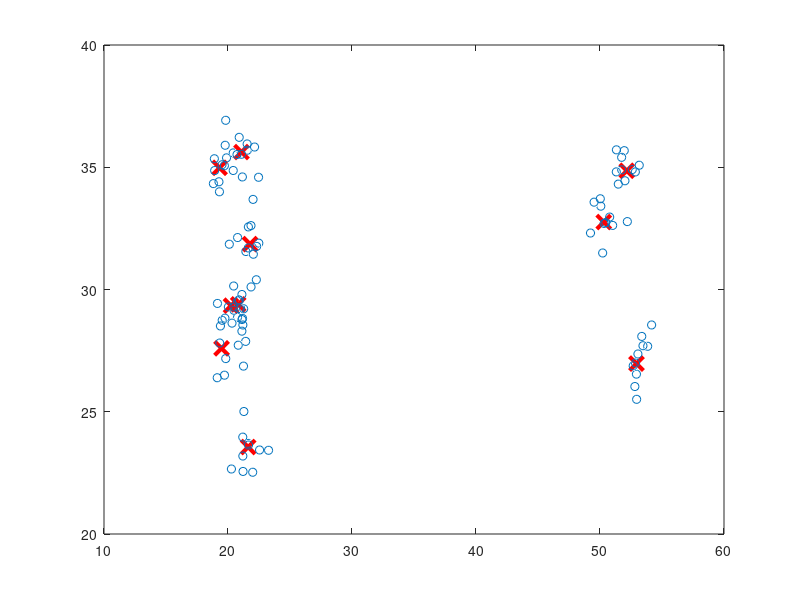

Reproduce this figure in MATLAB. (Note: this script raises an error after producing the figure.)
% function ped_info = generatePedInfo_rv()
    ped_info = zeros(7, 100);

    x = [21.08772,19.31870,21.77925,20.81878,20.24228,19.48133,21.62899,52.15906,50.29829,52.94230];
    y = [35.62218,34.97598,31.85545,29.39045,29.34047,27.59524,23.55668,34.85670,32.75895,26.96788];
    z = [0,0,0,0,0,0,0,0,0,0];
    velocity = [1.5, 1.4, 1.6, 1.3, 1.3, 1.5, 1.5, 1.5, 1.4, 1.5];
    acceleration = [0.1,0,-0.1,0.1,0.1,0,0,0.1,0,0];
    heading = [270.30,90.23,89.97,269.19,269.53,269.20,268.95,89.43,270.24,257.81];
    %senderID = [1,2,3,4,5,6,7,8,9,10];
    plot(x(1,:),y(1,:),'rx',...
         'MarkerSize',10,'LineWidth',3);
    hold on;

    for i=1:10 %each vehicle
        for j=1:10 %each vehicle detect pedestrians
            x_rv = random('norm', x(1,j), 0.7);
            y_rv = random('norm', y(1,j), 0.7);
            z_rv = random('norm', z(1,j), 0.5);
            velocity_rv = random('norm', velocity(1,j), 0.5);
            acceleration_rv = random('norm', acceleration(1,j), 0.5);
            heading_rv = random('norm', heading(1,j), 0.5);
            %You can generate a vector or matrix of random numbers from a variety of distributions
            %using the "random" function. Different distributions take different parameters in the call,
            %but the x = random('norm', mu, std); call it has a mean of mu and standard deviation of std.
            %So, x = random('norm', 0, 2.5) gives a random number from a population with a mean of zero
            %and std of 2.5. Additional parameters determine the size of x,
            %e.g., x = random('norm', 0, 2.5, 10 , 10); gives a 10 by 10 matrix.

            pedID = (i-1)*10 + j;
            % pedestrian ID:
            %  --           --
            % | 1  11 ... 91  |
            % | 2  12     92  |
            % | 3  13     93  |
            % | .  .      .   |
            % | .  .      .   |
            % | 10 20 ... 100 |
            %  --           --
            ped_info(1, pedID) = x_rv;
            ped_info(2, pedID) = y_rv;
            ped_info(3, pedID) = z_rv;
            ped_info(4, pedID) = velocity_rv;
            ped_info(5, pedID) = acceleration_rv;
            ped_info(6, pedID) = heading_rv;
            ped_info(7, pedID) = i; % vehicle ID
        end
    end
    ped_array = transpose(ped_info);
    ped_array_noID = ped_array(:,1:6);
    scatter3(ped_array(1:100,1), ped_array(1:100,2), ped_array(1:100,6), 'ob');
    hold on
    %kmedoids start
    [idx1,C1] = kmedoids(ped_array_noID,10);
    C1 = transpose(C1);
    plot(C1(1,:),C1(2,:),'kx',...
         'MarkerSize',15,'LineWidth',3);
    hold off;
    
% end